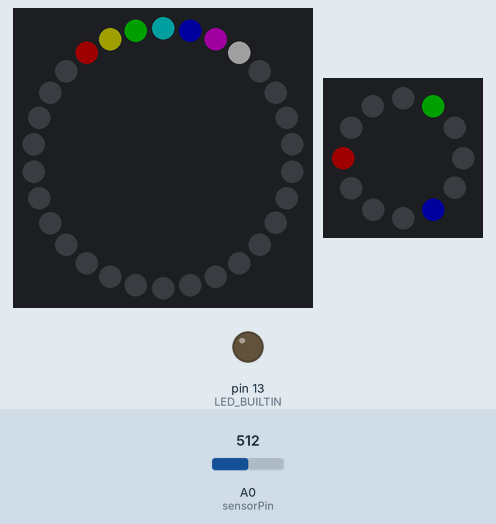
Simulated run of this sketch. Board: Arduino Uno, built with avr-gcc and run on an emulated ATmega328P. Shown: 30 RGB LEDs in a ring, first at the top, clockwise, 12 RGB LEDs in a ring, first at the top, clockwise, output pins drawn as LEDs (lit = HIGH). The test bench sets the inputs (shaded band); at power-on: A0 (sensorPin) = 512. Dim RGB values are drawn brighter than linear; what the sketch prints to the serial monitor is not drawn.

Above: at 1.4 s.
1.5 s: A0 (sensorPin) set to 900
At 2.1 s:
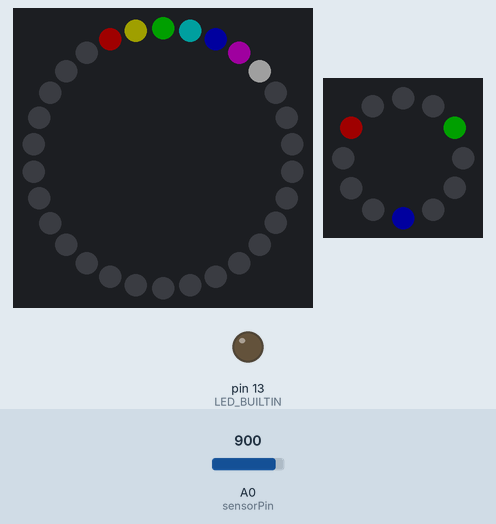
4.0 s: A0 (sensorPin) set to 1023
At 9.15 s:
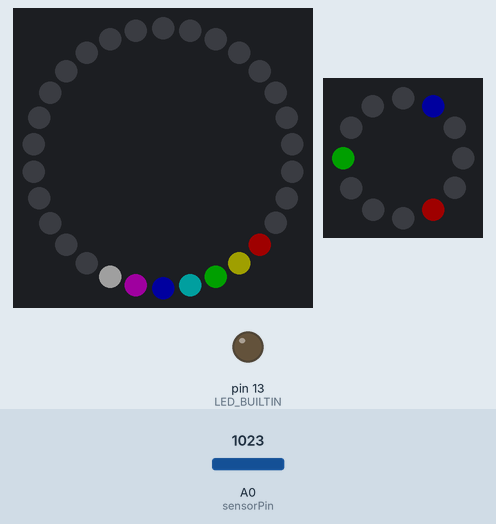

The sketch:

BlingDemoSystem.ino
```cpp
/*
  Description: A program to demo some bling on NeoPixels

  Written by: Riyadth Al-Kazily
*/

// Include a library to communicate with colorful LEDs
#include <Adafruit_NeoPixel.h>

// Tell the computer about the arrangement and type of the pixels we are using
// First a strip of pixels
#define STRIP_PIN       4
#define STRIP_PIXELS    30
Adafruit_NeoPixel strip = Adafruit_NeoPixel(STRIP_PIXELS, STRIP_PIN,
                                             NEO_GRB + NEO_KHZ800);
// Second is a NeoPixel ring
#define RING_PIN        5
#define RING_PIXELS     12
Adafruit_NeoPixel ring = Adafruit_NeoPixel(RING_PIXELS, RING_PIN,
                                             NEO_GRB + NEO_KHZ800);

// Define some constants and variables
const int sensorPin = A0;  // A pin connected to a potentiomenter
int sensorValue;           // A place to store the value from the potentiometer

/**
 *  Initialize the system when powered up.
 */
void setup(void)
{
    // Configure the serial terminal for debug output and user input
    Serial.begin(9600);

    // Configure the pin connected to the board's LED as an output
    pinMode(LED_BUILTIN, OUTPUT);

    // Initialize the pixels to get them ready for use
    strip.begin();
    ring.begin();

    // Clear the pixel strips to all off
    all_pixels(strip, Adafruit_NeoPixel::Color(0, 0, 0));
    all_pixels(ring, Adafruit_NeoPixel::Color(0, 0, 0));

    // Set up a rainbow pattern on the strip
    strip.setPixelColor(0, Adafruit_NeoPixel::Color(32, 0, 0));
    strip.setPixelColor(1, Adafruit_NeoPixel::Color(32, 32, 0));
    strip.setPixelColor(2, Adafruit_NeoPixel::Color(0, 32, 0));
    strip.setPixelColor(3, Adafruit_NeoPixel::Color(0, 32, 32));
    strip.setPixelColor(4, Adafruit_NeoPixel::Color(0, 0, 32));
    strip.setPixelColor(5, Adafruit_NeoPixel::Color(32, 0, 32));
    strip.setPixelColor(6, Adafruit_NeoPixel::Color(32, 32, 32));
    strip.show();

    // Turn on three pixels on the ring
    ring.setPixelColor(0, Adafruit_NeoPixel::Color(32, 0, 0));
    ring.setPixelColor(4, Adafruit_NeoPixel::Color(0, 32, 0));
    ring.setPixelColor(8, Adafruit_NeoPixel::Color(0, 0, 32));
    ring.show();

    // Tell the world we're ready to go!
    Serial.println("Setup complete.");
}

/**
 *  Repeat the execution of this function over and over
 */
void loop(void)
{
    // Read the voltage value on the sensor input pin as 0 to 1023
    sensorValue = analogRead(sensorPin);

    // Adjust the voltage value so that it goes from -512 to 511
    sensorValue = sensorValue - 512;

    // Depending on the position of the potentiometer, move the pixels
    // up or down
    if (sensorValue < 10)
    {
        rotate_down(strip);
        rotate_down(ring);
    }
    else if (sensorValue > 10)
    {
        rotate_up(strip);
        rotate_up(ring);
    }
    // If the sensor value is between the ranges above, the pixels don't move

    // Delay a value proportional to the position of the potentiometer
    delay(650 - abs(sensorValue));
}

/**
 *  Set all pixels of the strip to the specified color.
 */
void all_pixels(Adafruit_NeoPixel &pixels, uint32_t color)
{
    uint16_t numPixels = pixels.numPixels();

    for (unsigned i=0; i<numPixels; i++)
    {
        pixels.setPixelColor(i, color);
    }
    pixels.show();
}

/**
 *  Rotate the pixel display up the strip by one position, rotating the
 *  highest pixel around from the top to the bottom.
 */
void rotate_up(Adafruit_NeoPixel &pixels)
{
    uint32_t saved_pixel;
    uint16_t numPixels = pixels.numPixels();

    // Save the last pixel in the strip
    saved_pixel = pixels.getPixelColor(numPixels - 1);
    for (int i=0; i<numPixels; i++)
    {
        uint32_t temp;
        // Copy the pixel value at the current pixel
        temp = pixels.getPixelColor(i);
        // Store the saved value in its place
        pixels.setPixelColor(i, saved_pixel);
        // Update the saved pixel value with the one we copied out
        saved_pixel = temp;
    }
    // Show the pixels
    pixels.show();
}

/**
 *  Rotate the pixel display down the strip by one position, rotating the
 *  lowest pixel around from the bottom to the top.
 */
void rotate_down(Adafruit_NeoPixel &pixels)
{
    uint32_t saved_pixel;
    uint16_t numPixels = pixels.numPixels();

    // Save the first pixel in the strip
    saved_pixel = pixels.getPixelColor(0);
    for (int i=numPixels - 1; i>=0; i--)
    {
        uint32_t temp;
        // Copy the pixel value at the current pixel
        temp = pixels.getPixelColor(i);
        // Store the saved value in its place
        pixels.setPixelColor(i, saved_pixel);
        // Update the saved pixel value with the one we copied out
        saved_pixel = temp;
    }
    // Show the pixels
    pixels.show();
}

/**
 *  Shift the pixel display up the strip by one position, setting the
 *  first pixel to the given color.
 */
void shift_up(Adafruit_NeoPixel &pixels, uint32_t color)
{
    uint32_t saved_pixel;
    uint16_t numPixels = pixels.numPixels();

    // Shift in the pixel color that is provided
    saved_pixel = color;
    for (int i=0; i<numPixels; i++)
    {
        uint32_t temp;
        // Copy the pixel value at the current pixel
        temp = pixels.getPixelColor(i);
        // Store the saved value in its place
        pixels.setPixelColor(i, saved_pixel);
        // Update the saved pixel value with the one we copied out
        saved_pixel = temp;
    }
    // Show the pixels
    pixels.show();
}

/**
 *  Shift the pixel display down the strip by one position, setting the
 *  last pixel to the given color.
 */
void shift_down(Adafruit_NeoPixel &pixels, uint32_t color)
{
    uint32_t saved_pixel;
    uint16_t numPixels = pixels.numPixels();

    // Shift in the pixel color that is provided
    saved_pixel = color;
    for (int i=numPixels - 1; i>=0; i--)
    {
        uint32_t temp;
        // Copy the pixel value at the current pixel
        temp = pixels.getPixelColor(i);
        // Store the saved value in its place
        pixels.setPixelColor(i, saved_pixel);
        // Update the saved pixel value with the one we copied out
        saved_pixel = temp;
    }
    // Show the pixels
    pixels.show();
}

/**
 *  Make a rainbow of color on the pixels
 */
void make_a_rainbow(Adafruit_NeoPixel &pixels, int brightness)
{
    uint16_t numPixels = pixels.numPixels();

    // Set the NeoPixels to a rainbow of colors
    for (unsigned i=0; i<numPixels; i++)
    {
        // TODO: Compute the rainbow spectrum across all the pixels
    }
    /*
    pixels.setPixelColor(0, pixels.Color(brightness, 0, 0));
    pixels.setPixelColor(1, pixels.Color(brightness, brightness, 0));
    pixels.setPixelColor(2, pixels.Color(0, brightness, 0));
    pixels.setPixelColor(3, pixels.Color(0, brightness, brightness));
    pixels.setPixelColor(4, pixels.Color(0, 0, brightness));
    pixels.setPixelColor(5, pixels.Color(brightness, 0, brightness));
    pixels.setPixelColor(6, pixels.Color(brightness, brightness, brightness));
    pixels.setPixelColor(7, pixels.Color(0, 0, 0));
    pixels.show();
    */
}
```
